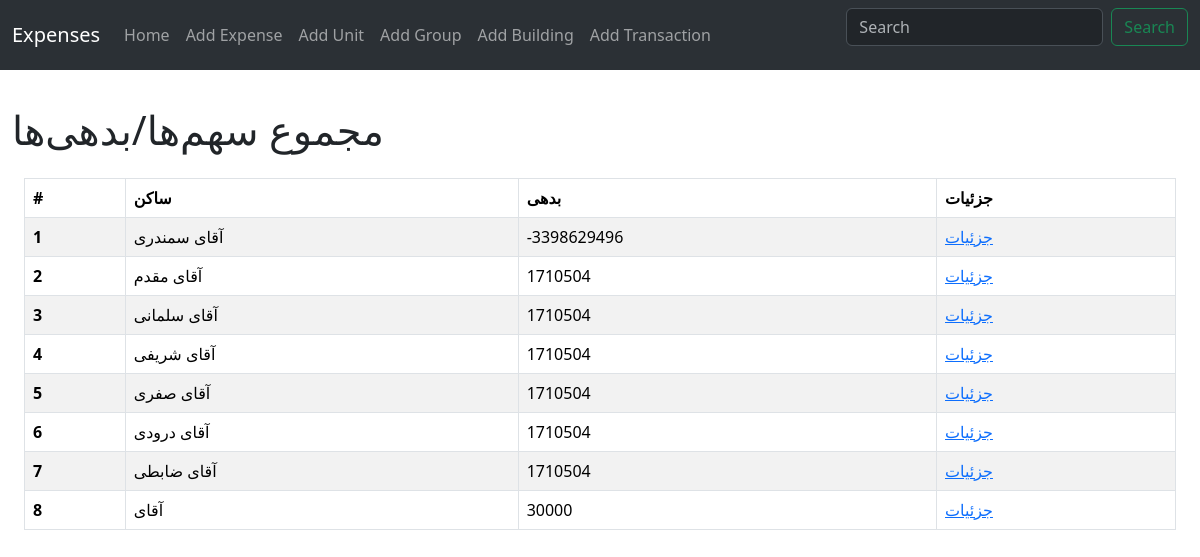
The page / on the database its author committed.
### app/models.py (models this page shows, shortened)
class Unit(db.Model):
    __tablename__ = 'units'
    unit_id: Mapped[int] = mapped_column(Integer, primary_key=True, init=False)
    unit_number: Mapped[int] = mapped_column(Integer)
    resident: Mapped[str]
    number_of_people: Mapped[int]
    story: Mapped[int]
    owner: Mapped[str]
    balance: Mapped[int]
    description: Mapped[str|None]
    building_id: Mapped[int] = mapped_column(
        ForeignKey(Building.building_id, ondelete="CASCADE", onupdate="CASCADE"),
        index=True
    )
    last_settled_period: Mapped[int] = mapped_column(default=0, init=False)
    created_at: Mapped[datetime] = mapped_column(DateTime, default=datetime.now(timezone.utc))
    building: Mapped["Building"] = relationship(back_populates='units', init=False)
    transactions: Mapped[List["Transaction"]] = relationship(back_populates='unit', init=False)
    shares: Mapped[List["Share"]] = relationship(back_populates='unit', init=False)
    __table_args__ = (UniqueConstraint(unit_number, building_id, name='unit_number_building_unique_const'),)

### app/routes.py (the view)
@app.route('/', methods=['GET','POST'])
def index():
    results = (
        db.session.query(
            Unit.unit_number,
            Unit.resident,
            Unit.balance
        ).order_by(Unit.unit_number)
    ).all()
    results_df = pd.DataFrame(results).set_index('unit_number')
    context = {
        'title': 'Results',
        'results': results_df,
    }
    return render_template('index.html', **context)

### app/templates/index.html (shortened to what this page needs)
{% extends 'base.html' %}
{% block content %}
<h1 style="padding-left: 1%; padding-top: 3%;">مجموع سهم‌ها/بدهی‌ها</h1>
    <p class="m-4">
        <table class="table-bordered table-striped table">
            <thead>
                <tr>
                    <th scope="col"> # </th>
                    <th scope="col"> ساکن </th>
                    <th scope="col"> بدهی </th>
                    <th scope="col"> جزئیات </th>
                </tr>
            </thead>
            <tbody>
            {% for index, row in results.iterrows() %}
                <tr>
                    <th scope="row" class="m-4"> {{ index }} </th>
                    <td class="m-4"> آقای {{ row['resident'] }} </td>
                    <td class="m-4"> {{ row['balance'] }} </td>
                    <td class="m-4"><a href="#">جزئیات</a></td>
                </tr>
            {% endfor %}
            </tbody>
        </table>
    </p>
{% endblock %}

### app/templates/base.html (shortened to what this page needs)
<html lang="en">
<head>
    <link href="https://cdn.jsdelivr.net/npm/bootstrap@5.3.3/dist/css/bootstrap.min.css" rel="stylesheet">
</head>
<body>
    <nav class="navbar navbar-expand-lg bg-body-tertiary" data-bs-theme="dark">
        <div class="container-fluid">
          <a class="navbar-brand" href="{{ url_for('index') }}">Expenses</a>
          <div class="collapse navbar-collapse" id="navbarSupportedContent">
            <ul class="navbar-nav me-auto mb-2 mb-lg-0">
              <li class="nav-item">
                <a class="nav-link" href="{{ url_for('index') }}">Home</a>
              </li>
              <li class="nav-item">
                <a class="nav-link" href="{{ url_for('add_expense') }}">Add Expense</a>
              </li>
              <li class="nav-item">
                <a class="nav-link" href="{{ url_for('add_unit') }}">Add Unit</a>
              </li>
              <li class="nav-item">
                <a class="nav-link" href="{{ url_for('add_group') }}">Add Group</a>
              </li>
              <li class="nav-item">
                <a class="nav-link" href="{{ url_for('add_building') }}">Add Building</a>
              </li>
              <li class="nav-item">
                <a class="nav-link" href="{{ url_for('add_transaction') }}">Add Transaction</a>
              </li>
            </ul>
            <form class="d-flex" role="search">
              <input class="form-control me-2" type="search" placeholder="Search" aria-label="Search">
              <button class="btn btn-outline-success" type="submit">Search</button>
            </form>
          </div>
        </div>
    </nav>
    {% block content %}{% endblock %}
</body>
</html>

### rows shown on the page
Unit: resident "سمندری"
Unit: resident "مقدم"
Unit: resident "سلمانی"
Unit: resident "شریفی"
Unit: resident "صفری"
Unit: resident "درودی"
Unit: resident "ضابطی"

### other values the page prints
{{ index }} "1" "2" "3" "4" "5" "6" "7" "8"
{{ row['balance'] }} "-3398629496" "1710504" "1710504" "1710504" "1710504" "1710504" "1710504" "30000"
